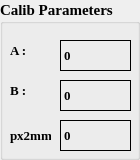
                            <widget class="QGroupBox" name="groupBox_15">
                             <property name="font">
                              <font>
                               <family>Times New Roman</family>
                               <pointsize>11</pointsize>
                               <weight>75</weight>
                               <bold>true</bold>
                              </font>
                             </property>
                             <property name="locale">
                              <locale language="English" country="UnitedStates"/>
                             </property>
                             <property name="title">
                              <string>Calib Parameters</string>
                             </property>
                             <widget class="QLabel" name="label_16">
                              <property name="geometry">
                               <rect>
                                <x>60</x>
                                <y>120</y>
                                <width>71</width>
                                <height>31</height>
                               </rect>
                              </property>
                              <property name="font">
                               <font>
                                <pointsize>10</pointsize>
                               </font>
                              </property>
                              <property name="locale">
                               <locale language="English" country="UnitedStates"/>
                              </property>
                              <property name="frameShape">
                               <enum>QFrame::Box</enum>
                              </property>
                              <property name="text">
                               <string>0</string>
                              </property>
                             </widget>
                             <widget class="QLabel" name="label_13">
                              <property name="geometry">
                               <rect>
                                <x>60</x>
                                <y>80</y>
                                <width>71</width>
                                <height>31</height>
                               </rect>
                              </property>
                              <property name="font">
                               <font>
                                <pointsize>10</pointsize>
                               </font>
                              </property>
                              <property name="locale">
                               <locale language="English" country="UnitedStates"/>
                              </property>
                              <property name="frameShape">
                               <enum>QFrame::Box</enum>
                              </property>
                              <property name="text">
                               <string>0</string>
                              </property>
                             </widget>
                             <widget class="QLabel" name="label_12">
                              <property name="geometry">
                               <rect>
                                <x>60</x>
                                <y>40</y>
                                <width>71</width>
                                <height>31</height>
                               </rect>
                              </property>
                              <property name="font">
                               <font>
                                <pointsize>10</pointsize>
                               </font>
                              </property>
                              <property name="locale">
                               <locale language="English" country="UnitedStates"/>
                              </property>
                              <property name="frameShape">
                               <enum>QFrame::Box</enum>
                              </property>
                              <property name="text">
                               <string>0</string>
                              </property>
                             </widget>
                             <widget class="QLabel" name="label_17">
                              <property name="geometry">
                               <rect>
                                <x>10</x>
                                <y>40</y>
                                <width>31</width>
                                <height>21</height>
                               </rect>
                              </property>
                              <property name="font">
                               <font>
                                <family>Times New Roman</family>
                                <pointsize>10</pointsize>
                               </font>
                              </property>
                              <property name="text">
                               <string>A :</string>
                              </property>
                             </widget>
                             <widget class="QLabel" name="label_21">
                              <property name="geometry">
                               <rect>
                                <x>10</x>
                                <y>80</y>
                                <width>21</width>
                                <height>21</height>
                               </rect>
                              </property>
                              <property name="font">
                               <font>
                                <family>Times New Roman</family>
                                <pointsize>10</pointsize>
                               </font>
                              </property>
                              <property name="text">
                               <string>B :</string>
                              </property>
                             </widget>
                             <widget class="QLabel" name="label_22">
                              <property name="geometry">
                               <rect>
                                <x>10</x>
                                <y>120</y>
                                <width>41</width>
                                <height>31</height>
                               </rect>
                              </property>
                              <property name="font">
                               <font>
                                <family>Times New Roman</family>
                                <pointsize>10</pointsize>
                               </font>
                              </property>
                              <property name="text">
                               <string>px2mm :</string>
                              </property>
                             </widget>
                            </widget>
